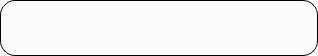
<?xml version="1.0" encoding="UTF-8"?>
<ui version="4.0">
 <class>TransfersSummaryWidget</class>
 <widget class="QWidget" name="TransfersSummaryWidget">
  <property name="geometry">
   <rect>
    <x>0</x>
    <y>0</y>
    <width>318</width>
    <height>56</height>
   </rect>
  </property>
  <property name="minimumSize">
   <size>
    <width>182</width>
    <height>28</height>
   </size>
  </property>
  <property name="windowTitle">
   <string>Form</string>
  </property>
  <property name="styleSheet">
   <string notr="true">#bup {
  border-radius: 10px;
  background: rgba(0,0,0,0.02);
  padding: 56px;
  width: 28px;
  height: 20px;
}

#bdown {
  border-radius: 10px;
  background: rgba(0,0,0,0.02);
  padding: 56px;
  width: 28px;
  height: 20px;
}

#TransfersSummaryWidget {
height: 28px;
width: 182px;
border: 1px solid rgba(0,0,0,0.02);
border: 1px solid rgba(0,0,0);
border: 1px;
border-style: solid;
border-radius: 15px;
background: rgba(0,0,0,0.01);
}</string>
  </property>
  <layout class="QHBoxLayout" name="horizontalLayout">
   <property name="spacing">
    <number>0</number>
   </property>
   <property name="leftMargin">
    <number>2</number>
   </property>
   <property name="topMargin">
    <number>0</number>
   </property>
   <property name="rightMargin">
    <number>2</number>
   </property>
   <property name="bottomMargin">
    <number>0</number>
   </property>
   <item>
    <widget class="TransfersStatusWidget" name="bTransfersStatus" native="true">
     <property name="minimumSize">
      <size>
       <width>24</width>
       <height>24</height>
      </size>
     </property>
     <property name="maximumSize">
      <size>
       <width>24</width>
       <height>24</height>
      </size>
     </property>
    </widget>
   </item>
   <item>
    <spacer name="horizontalSpacer">
     <property name="orientation">
      <enum>Qt::Horizontal</enum>
     </property>
     <property name="sizeHint" stdset="0">
      <size>
       <width>40</width>
       <height>20</height>
      </size>
     </property>
    </spacer>
   </item>
   <item>
    <widget class="QPushButton" name="bpause">
     <property name="sizePolicy">
      <sizepolicy hsizetype="Maximum" vsizetype="Maximum">
       <horstretch>0</horstretch>
       <verstretch>0</verstretch>
      </sizepolicy>
     </property>
     <property name="minimumSize">
      <size>
       <width>24</width>
       <height>24</height>
      </size>
     </property>
     <property name="maximumSize">
      <size>
       <width>24</width>
       <height>24</height>
      </size>
     </property>
     <property name="styleSheet">
      <string notr="true">border: none;
</string>
     </property>
     <property name="text">
      <string/>
     </property>
     <property name="icon">
      <iconset resource="../Resources_linux.qrc">
       <normaloff>:/images/paused_transfers.png</normaloff>:/images/paused_transfers.png</iconset>
     </property>
    </widget>
   </item>
  </layout>
 </widget>
 <customwidgets>
  <customwidget>
   <class>TransfersStatusWidget</class>
   <extends>QWidget</extends>
   <header>TransfersStatusWidget.h</header>
   <container>1</container>
  </customwidget>
 </customwidgets>
 <resources>
  <include location="../Resources_linux.qrc"/>
 </resources>
 <connections/>
</ui>
